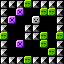

A 2D game scene composited from a Tiled map and its tileset images. What follows is a short description and the map's XML, with every tile layer's data as written:
An orthogonal 8x8 tile map with 8x8 px tiles, 1 tile layer (base).

<map version="1.5" tiledversion="1.7.0" orientation="orthogonal" renderorder="right-down" width="8" height="8" tilewidth="8" tileheight="8" infinite="0" nextlayerid="2" nextobjectid="1">
 <tileset firstgid="1" source="../../dev/editor_tiles.tsx" />
 <layer id="1" name="base" width="8" height="8">
  <data encoding="csv">
1,1,1,3,1,1,1,1,
1,0,4,0,0,3,3,1,
1,4,0,0,2,0,0,1,
1,0,0,1,1,0,0,1,
3,0,0,1,1,3,0,3,
1,0,4,0,0,3,0,1,
1,0,0,0,0,0,3,1,
1,1,1,3,1,1,1,1
</data>
 </layer>
</map>
